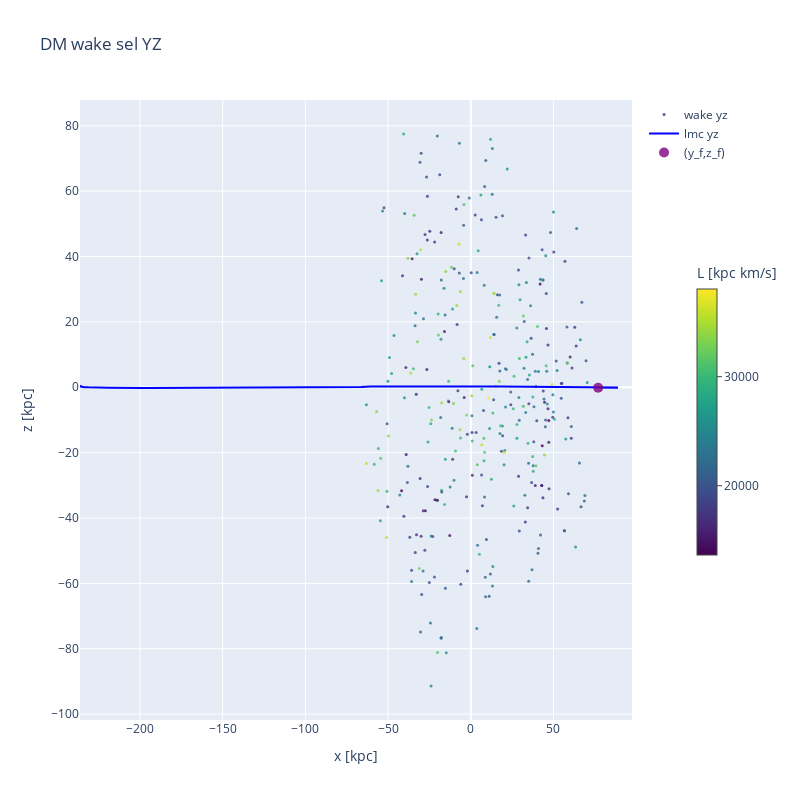
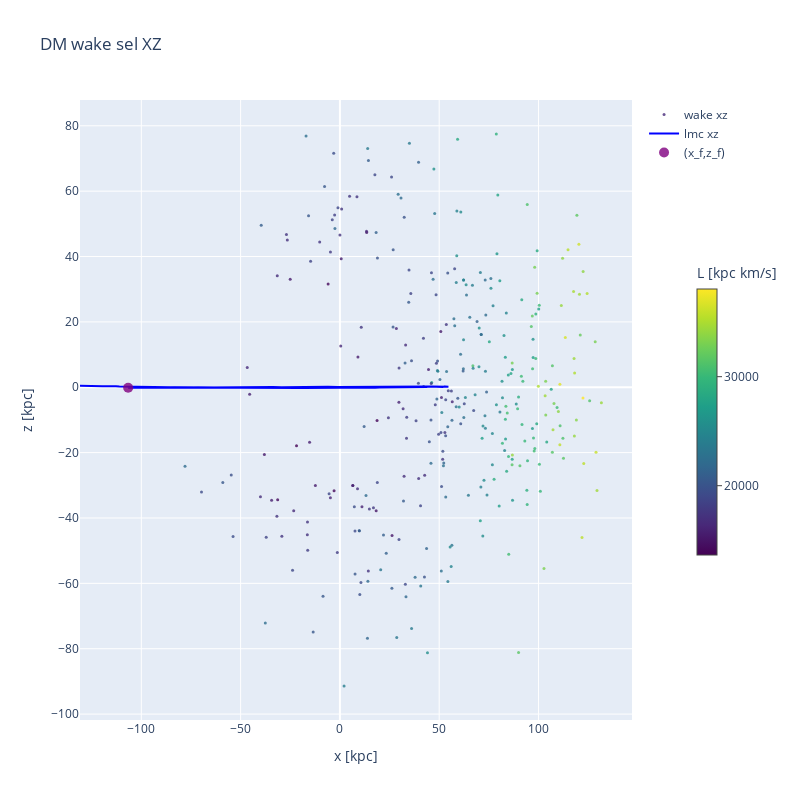
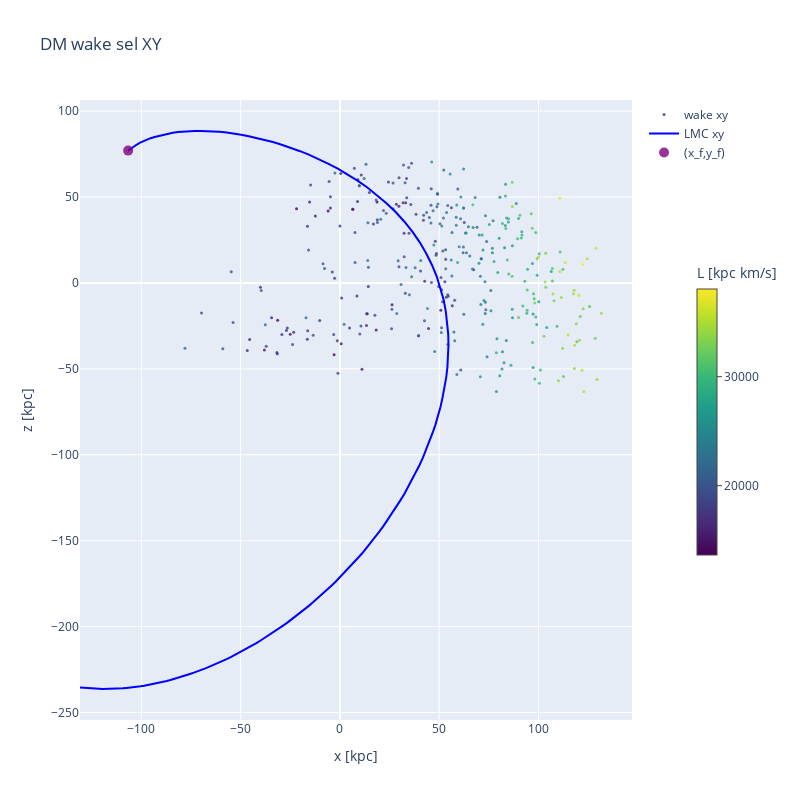

Source (notebook cell) for these figures, in order:
### Markdown cell above
# Generalizacion

### Code cell
sel2_sel3 = rc.L_delta(wake_particles_pert, wake_particles_no_pert, 200)
pl.sel3(sel2_sel3, rel_lmc, 'xz')
pl.sel3(sel2_sel3, rel_lmc, 'yz')
pl.sel3(sel2_sel3, rel_lmc, 'xy')

### Figure 1 — Plotly figure (JSON) as saved in the notebook; plotly's stock layout.template omitted (floating-point values rounded to 4 significant figures; data arrays with more than 128 entries replaced by an {"elided": "..."} marker saying what was removed)
{"data": [{"marker": {"color": {"elided": "332 float values"}, "colorbar": {"len": 0.5, "thickness": 20, "tickmode": "array", "ticks": "outside", "ticktext": ["10000", "20000", "30000"], "tickvals": [10000, 20000, 30000], "title": {"side": "top", "text": "L [kpc km/s]"}, "x": 1.1, "xanchor": "left", "y": 0.5, "yanchor": "middle"}, "colorscale": [[0.0, "#440154"], [0.1111, "#482878"], [0.2222, "#3e4989"], [0.3333, "#31688e"], [0.4444, "#26828e"], [0.5556, "#1f9e89"], [0.6667, "#35b779"], [0.7778, "#6ece58"], [0.8889, "#b5de2b"], [1.0, "#fde725"]], "opacity": 0.8, "size": 3}, "mode": "markers", "name": "wake yz", "x": {"elided": "332 float values"}, "y": {"elided": "332 float values"}, "type": "scatter"}, {"marker": {"color": "blue", "opacity": 0.8, "size": 2}, "mode": "lines", "name": "lmc yz", "x": {"elided": "151 float values"}, "y": {"elided": "151 float values"}, "type": "scatter"}, {"marker": {"color": "purple", "opacity": 0.8, "size": 10}, "mode": "markers", "name": "(y_f,z_f)", "x": [77.01], "y": [-0.1334], "type": "scatter"}], "layout": {"xaxis": {"scaleanchor": "x", "scaleratio": 1, "title": {"text": "x [kpc]"}}, "yaxis": {"scaleanchor": "y", "scaleratio": 1, "title": {"text": "z [kpc]"}}, "autosize": false, "width": 800, "height": 800, "title": {"text": "DM wake sel YZ"}}}

### Figure 2 — Plotly figure (JSON) as saved in the notebook; plotly's stock layout.template omitted (floating-point values rounded to 4 significant figures; data arrays with more than 128 entries replaced by an {"elided": "..."} marker saying what was removed)
{"data": [{"marker": {"color": {"elided": "332 float values"}, "colorbar": {"len": 0.5, "thickness": 20, "tickmode": "array", "ticks": "outside", "ticktext": ["10000", "20000", "30000"], "tickvals": [10000, 20000, 30000], "title": {"side": "top", "text": "L [kpc km/s]"}, "x": 1.1, "xanchor": "left", "y": 0.5, "yanchor": "middle"}, "colorscale": [[0.0, "#440154"], [0.1111, "#482878"], [0.2222, "#3e4989"], [0.3333, "#31688e"], [0.4444, "#26828e"], [0.5556, "#1f9e89"], [0.6667, "#35b779"], [0.7778, "#6ece58"], [0.8889, "#b5de2b"], [1.0, "#fde725"]], "opacity": 0.8, "size": 3}, "mode": "markers", "name": "wake xz", "x": {"elided": "332 float values"}, "y": {"elided": "332 float values"}, "type": "scatter"}, {"marker": {"color": "blue", "opacity": 0.8, "size": 2}, "mode": "lines", "name": "lmc xz", "x": {"elided": "151 float values"}, "y": {"elided": "151 float values"}, "type": "scatter"}, {"marker": {"color": "purple", "opacity": 0.8, "size": 10}, "mode": "markers", "name": "(x_f,z_f)", "x": [-106.6], "y": [-0.1334], "type": "scatter"}], "layout": {"xaxis": {"scaleanchor": "x", "scaleratio": 1, "title": {"text": "x [kpc]"}}, "yaxis": {"scaleanchor": "y", "scaleratio": 1, "title": {"text": "z [kpc]"}}, "autosize": false, "width": 800, "height": 800, "title": {"text": "DM wake sel XZ"}}}

### Figure 3 — Plotly figure (JSON) as saved in the notebook; plotly's stock layout.template omitted (floating-point values rounded to 4 significant figures; data arrays with more than 128 entries replaced by an {"elided": "..."} marker saying what was removed)
{"data": [{"marker": {"color": {"elided": "332 float values"}, "colorbar": {"len": 0.5, "thickness": 20, "tickmode": "array", "ticks": "outside", "ticktext": ["10000", "20000", "30000"], "tickvals": [10000, 20000, 30000], "title": {"side": "top", "text": "L [kpc km/s]"}, "x": 1.1, "xanchor": "left", "y": 0.5, "yanchor": "middle"}, "colorscale": [[0.0, "#440154"], [0.1111, "#482878"], [0.2222, "#3e4989"], [0.3333, "#31688e"], [0.4444, "#26828e"], [0.5556, "#1f9e89"], [0.6667, "#35b779"], [0.7778, "#6ece58"], [0.8889, "#b5de2b"], [1.0, "#fde725"]], "opacity": 0.8, "size": 3}, "mode": "markers", "name": "wake xy", "x": {"elided": "332 float values"}, "y": {"elided": "332 float values"}, "type": "scatter"}, {"marker": {"color": "blue", "opacity": 0.8, "size": 2}, "mode": "lines", "name": "LMC xy", "x": {"elided": "151 float values"}, "y": {"elided": "151 float values"}, "type": "scatter"}, {"marker": {"color": "purple", "opacity": 0.8, "size": 10}, "mode": "markers", "name": "(x_f,y_f)", "x": [-106.6], "y": [77.01], "type": "scatter"}], "layout": {"xaxis": {"scaleanchor": "x", "scaleratio": 1, "title": {"text": "x [kpc]"}}, "yaxis": {"scaleanchor": "y", "scaleratio": 1, "title": {"text": "z [kpc]"}}, "autosize": false, "width": 800, "height": 800, "title": {"text": "DM wake sel XY"}}}
